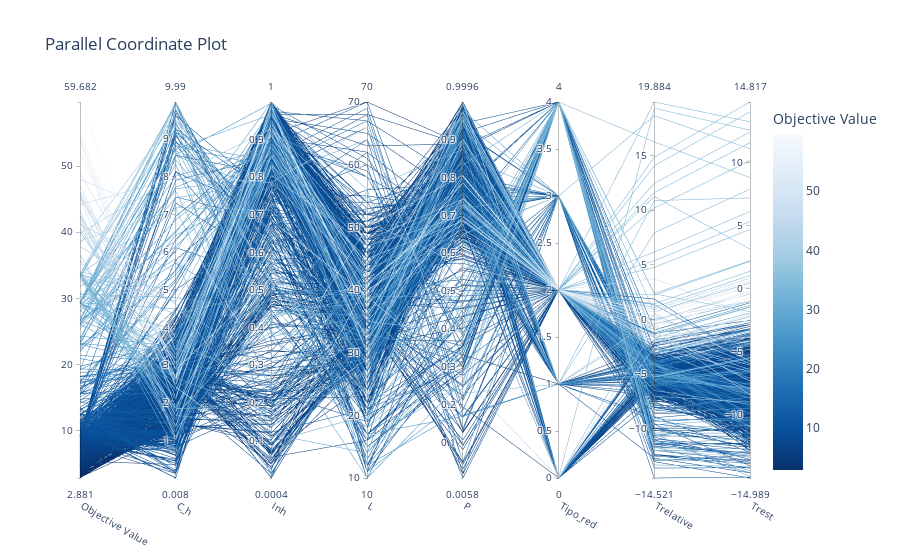

Notebook cell for this chart:
### Code cell
vis.plot_parallel_coordinate(study)

### Figure 1 — Plotly figure (JSON) as saved in the notebook; plotly's stock layout.template omitted (floating-point values rounded to 4 significant figures; data arrays with more than 128 entries replaced by an {"elided": "..."} marker saying what was removed)
{"data": [{"dimensions": [{"label": "Objective Value", "range": [2.881, 59.68], "values": {"elided": "983 float values"}}, {"label": "C_h", "range": [0.007684, 9.99], "values": {"elided": "983 float values"}}, {"label": "Inh", "range": [0.0003675, 1.0], "values": {"elided": "983 float values"}}, {"label": "L", "range": [10, 70], "values": {"elided": "983 int values"}}, {"label": "P", "range": [0.005839, 0.9996], "values": {"elided": "983 float values"}}, {"label": "Tipo_red", "range": [0, 4], "values": {"elided": "983 int values"}}, {"label": "Trelative", "range": [-14.52, 19.88], "values": {"elided": "983 float values"}}, {"label": "Trest", "range": [-14.99, 14.82], "values": {"elided": "983 float values"}}], "labelangle": 30, "labelside": "bottom", "line": {"color": {"elided": "983 float values"}, "colorbar": {"title": {"text": "Objective Value"}}, "colorscale": [[0, "rgb(247,251,255)"], [0.125, "rgb(222,235,247)"], [0.25, "rgb(198,219,239)"], [0.375, "rgb(158,202,225)"], [0.5, "rgb(107,174,214)"], [0.625, "rgb(66,146,198)"], [0.75, "rgb(33,113,181)"], [0.875, "rgb(8,81,156)"], [1, "rgb(8,48,107)"]], "reversescale": true, "showscale": true}, "type": "parcoords"}], "layout": {"title": {"text": "Parallel Coordinate Plot"}}}
